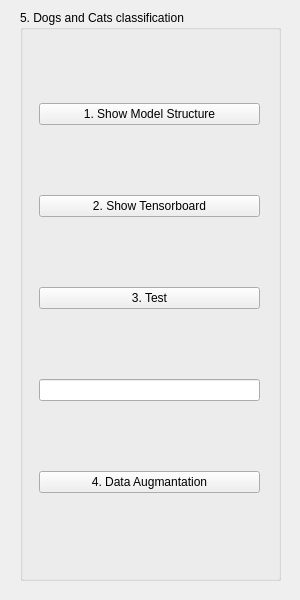
<?xml version="1.0" encoding="UTF-8"?>
<ui version="4.0">
 <class>MainWindow</class>
 <widget class="QMainWindow" name="MainWindow">
  <property name="geometry">
   <rect>
    <x>0</x>
    <y>0</y>
    <width>300</width>
    <height>600</height>
   </rect>
  </property>
  <property name="windowTitle">
   <string>cvdl hw2</string>
  </property>
  <widget class="QWidget" name="centralwidget">
   <widget class="QGroupBox" name="groupBox_2">
    <property name="geometry">
     <rect>
      <x>20</x>
      <y>10</y>
      <width>261</width>
      <height>571</height>
     </rect>
    </property>
    <property name="title">
     <string>5. Dogs and Cats classification</string>
    </property>
    <widget class="QWidget" name="verticalLayoutWidget">
     <property name="geometry">
      <rect>
       <x>19</x>
       <y>29</y>
       <width>221</width>
       <height>521</height>
      </rect>
     </property>
     <layout class="QVBoxLayout" name="verticalLayout">
      <item>
       <widget class="QPushButton" name="pushButton_8">
        <property name="text">
         <string>1. Show Model Structure</string>
        </property>
       </widget>
      </item>
      <item>
       <widget class="QPushButton" name="pushButton_7">
        <property name="text">
         <string>2. Show Tensorboard</string>
        </property>
       </widget>
      </item>
      <item>
       <widget class="QPushButton" name="pushButton_6">
        <property name="text">
         <string>3. Test</string>
        </property>
       </widget>
      </item>
      <item>
       <widget class="QLineEdit" name="lineEdit_2"/>
      </item>
      <item>
       <widget class="QPushButton" name="pushButton_9">
        <property name="text">
         <string>4. Data Augmantation</string>
        </property>
       </widget>
      </item>
     </layout>
    </widget>
   </widget>
  </widget>
 </widget>
 <resources/>
 <connections/>
</ui>
